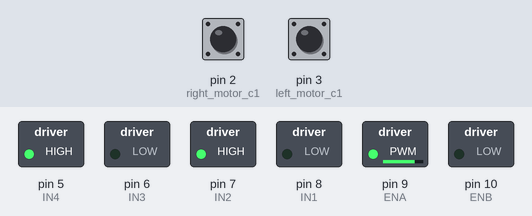
Bench run of a sketch on a simulated Arduino Uno, built with avr-gcc and run on an emulated ATmega328P. Parts: switched loads named in the sketch (green lamp = pin HIGH). Inputs (shaded band) come from the test bench; at power-on: pin 2 (right_motor_c1) LOW, pin 3 (left_motor_c1) LOW. What the sketch prints to the serial monitor is not drawn.

Above: at 0.1 s.
At 1.1 s:
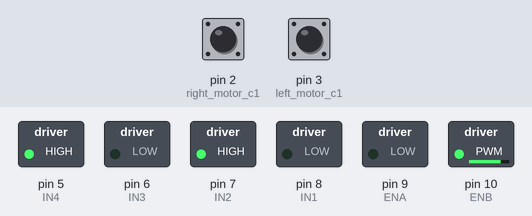
At 2.1 s:
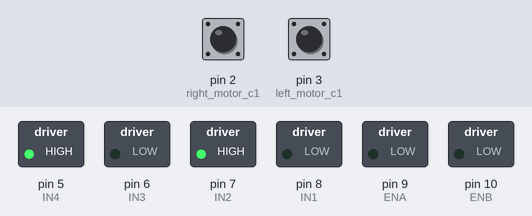
Timing chart, 0 to 3.6 s (numbered marks = the images above):
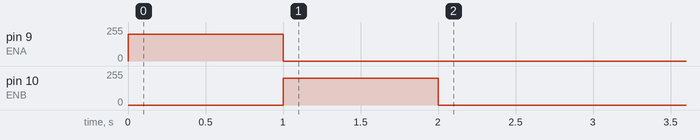

The sketch:

Test_L298N_ABEncoder.ino
```cpp
/*测试
1.L298N驱动左右电机
2.左右电机的AB相编码器是否准确*/
/*
L298N模块连接 =uno 引脚
*/
int ENA = 9;
int IN1 = 8;
int IN2 = 7;

int ENB = 10;
int IN3 = 6;
int IN4 = 5;

/*
电机霍尔传感器连接 uno
*/
int right_motor_c1 = 2;  // int0
int right_motor_c2 = 12;
int left_motor_c1 =3;  // int1
int left_motor_c2 = 13;

/*一个定义为volatile的变量就是说这个变量可能会被意想不到的改变，这样，编译器就不会去随便假设这个变量的值了。精确的说，优化器在用到这个变量的值的时候，必须每次都小心的重新读取这个变量的值，而不是使用保存在寄存器里面的备份。

下面是volatile变量的几个例子：

1）. 并行设备的硬件寄存器（如：状态寄存器）

2）. 一个中断服务子程序中会访问到的非自动变量（Non-automatic variables)

3）. 多线程应用中被几个任务共享的变量*/

volatile int countLeft = 0;   //如果是正转，那么每计数一次自增1，如果是反转，那么每计数一次自减1
volatile int countRight = 0;  //如果是正转，那么每计数一次自增1，如果是反转，那么每计数一次自减1

int reducation = 90;                     //减速比，根据电机参数设置，比如 15 | 30 | 60
int pulse = 11;                          //编码器旋转一圈产生的脉冲数该值需要参考商家电机参数
int per_round = pulse * reducation * 2;  //车轮旋转一圈产生的脉冲数
///手动旋转电机一圈，输出结果为 一圈脉冲数 * 减速比 * 2
//UNO R3只有两个外部中断，所以，左右轮各一个。只能进行2倍频统计

long start_time = millis();  //一个计算周期的开始时刻，初始值为 millis();
long interval_time = 50;     //一个计算周期 50ms
double current_vel;

//左侧车轮中断函数，
//left_motor_c1 = 3;  // int1
// left_motor_c2 = 13;
void count_left() {
  //2倍频计数实现
  //手动旋转电机一圈，输出结果为 一圈脉冲数 * 减速比 * 2
  if (digitalRead(left_motor_c1) == HIGH) {

    if (digitalRead(left_motor_c2) == HIGH) {  //A 高 B 高
      countLeft++;
    } else {  //A 高 B 低
      countLeft--;
    }
  } else {

    if (digitalRead(left_motor_c2) == LOW) {  //A 低 B 低
      countLeft++;
    } else {  //A 低 B 高
      countLeft--;
    }
  }
}
//右侧车轮中断函数，
// right_motor_c1 = 2;  // int0
// right_motor_c2 = 12;
void count_right() {
  //2倍频计数实现
  //手动旋转电机一圈，输出结果为 一圈脉冲数 * 减速比 * 2
  if (digitalRead(right_motor_c1) == HIGH) {

    if (digitalRead(right_motor_c2) == HIGH) {  //A 高 B 高
      countRight++;
    } else {  //A 高 B 低
      countRight--;
    }
  } else {

    if (digitalRead(right_motor_c2) == LOW) {  //A 低 B 低
      countRight++;
    } else {  //A 低 B 高
      countRight--;
    }
  }
}


void setup() {
  // put your setup code here, to run once:

  /*设置L298N的输出引脚*/
  pinMode(ENA, OUTPUT);
  pinMode(IN1, OUTPUT);
  pinMode(IN2, OUTPUT);

  pinMode(ENB, OUTPUT);
  pinMode(IN3, OUTPUT);
  pinMode(IN4, OUTPUT);

  /*设置到霍尔传感器的输入引脚*/
  pinMode(right_motor_c1, INPUT);
  pinMode(right_motor_c2, INPUT);
  pinMode(left_motor_c1, INPUT);
  pinMode(left_motor_c2, INPUT);


  Serial.begin(57600);

  SetMotorDirection('a', 'f');
  SetMotorDirection('b', 'f');


  attachInterrupt(0, count_right, CHANGE);  //当电平发生改变时触发中断0函数
  attachInterrupt(1, count_left, CHANGE);   //当电平发生改变时触发中断1函数.
Serial.println( "测试1：请观察电机是否转动！左1s，右1s");
  analogWrite(ENA, 200);  //可输入的数字为0-255当然电机低于某个电压就会不转了，大家可以更改数
  delay(1000);
  analogWrite(ENA, 0);

  analogWrite(ENB, 200);
  delay(1000);
  analogWrite(ENB, 0);
Serial.println( "测试2：输出左右计数器，它们不应相差太多！");
  //测试计数器输出
  delay(2000);
  Serial.println( countLeft);
  Serial.println( countRight);
countLeft=0;
countRight=0;
delay(10);
Serial.print("测试3：请手动旋转左右轮胎各一圈，脉冲计数应为");
Serial.println(per_round);

}

/*设置点击的前进，后退，停止*/
void SetMotorDirection(char motor, char direction) {  //motor= 'a' or 'b'  direction= 'f' or 'b' or 's'
  int motor_inOne, motor_inTwo;
  if (motor == 'a') {  //设置L298N的引脚
    motor_inOne = IN1;
    motor_inTwo = IN2;
  } else if (motor == 'b') {
    motor_inOne = IN3;
    motor_inTwo = IN4;
  } else {
    Serial.println("SetMotorDirection motor Error!");
  }
  if (direction == 'f') {
    digitalWrite(motor_inOne, LOW);  //正转
    digitalWrite(motor_inTwo, HIGH);
  } else if (direction == 'b') {
    digitalWrite(motor_inOne, HIGH);  //反转
    digitalWrite(motor_inTwo, LOW);
  } else if (direction == 's') {
    digitalWrite(motor_inOne, LOW);  //刹车
    digitalWrite(motor_inTwo, LOW);
  } else {
    Serial.println("SetMotorDirection directiron Error!");
  }
}

void loop() {
  // put your main code here, to run repeatedly:
  delay(5);
  Serial.print("L=");
  Serial.println( countLeft);
    Serial.print("R=");
  Serial.println( countRight);


}
```
